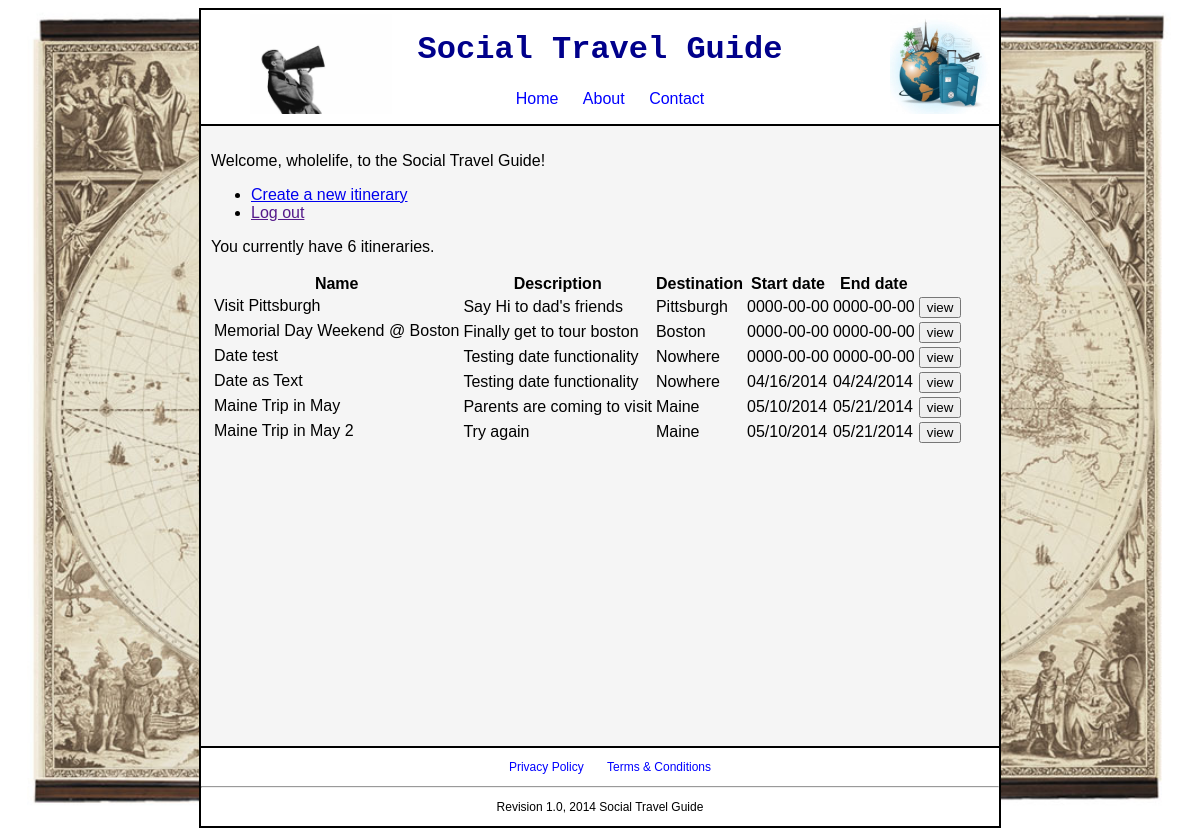
Page / (signed in) on the committed database.
### tables this page shows
CREATE TABLE IF NOT EXISTS `itinerary` (
  `itinerary_id` int(10) unsigned NOT NULL AUTO_INCREMENT,
  `itinerary_name` varchar(50) NOT NULL,
  `itinerary_desc` varchar(500) DEFAULT NULL COMMENT 'Itinerary description',
  `destination` varchar(50) NOT NULL,
  `start_date` text NOT NULL,
  `end_date` text NOT NULL,
  `user_id` int(10) unsigned NOT NULL COMMENT 'Foreign key for user table',
  `create_time` timestamp NOT NULL DEFAULT CURRENT_TIMESTAMP ON UPDATE CURRENT_TIMESTAMP,
  PRIMARY KEY (`itinerary_id`)
);

### util/main.php (called while the page is built, shortened)
<?php
$host = "http://localhost";
$uri = $_SERVER['REQUEST_URI'];
$dirs = explode('/', $uri);
$app_path = '/' . $dirs[1] . '/' . $dirs[2] . '/';
?>

### model/itinerary_db.php (called while the page is built, shortened)
<?php
require_once('database.php');
function get_itineraries($user_id)
{
	global $db;
    $query = 'SELECT * FROM itinerary
              WHERE user_id = :user_id'
			  ;
    try {
        $statement = $db->prepare($query);
        $statement->bindValue(':user_id', $user_id);
        $statement->execute();
        $result = $statement->fetchAll();
		return $result;
    } catch (PDOException $e) {
        display_db_error($e->getMessage());
    }
}
?>

### view/dashboard_view.php (the view, shortened to what this page needs)
<p>Welcome, <?php echo $_SESSION['username']; ?>, to the Social Travel Guide! </p>
   <ul>
   	<li><a href="view/new_itinerary.php">Create a new itinerary</a></li>
   	<li><a href="" onclick="logout(); return false;">Log out</a></li>
   </ul>
   <?php
include("model/itinerary_db.php");
$itineraries = get_itineraries($_SESSION['user_id']);
?>
   <p>You currently have <?php echo(count($itineraries)); ?>
   <?php
	if(count($itineraries) == 1)
	{
		echo "itinerary.";
	}
	else
	{
		echo "itineraries.";
	}
?>
   </p>
   <?php if(count($itineraries) > 0): ?>
   <div id="itinerary_details">
   	<form action="view/itinerary_details.php" method="post">
   	<table id="itinerary_table">
       	<tr>
           	<th>Name</th>
               <th>Description</th>
               <th>Destination</th>
               <th>Start date</th>
               <th>End date</th>
           </tr>
       <?php
	foreach($itineraries as $row)
	{
		echo "<tr>";
		echo "<td>" . $row['itinerary_name'] . "</td>";
		echo "<td>" . $row['itinerary_desc'] . "</td>";
		echo "<td>" . $row['destination'] . "</td>";
		echo "<td>" . $row['start_date'] . "</td>";
		echo "<td>" . $row['end_date'] . "</td>";
		echo "<td><button value='" . $row['itinerary_id'] . "'>view</button>";
		echo "</tr>";
	}
	?>
       </table>
       </form>
   </div>
   <?php else: ?>
   <?php endif ?>

### view/header.php (shortened to what this page needs)
<!doctype html>
<html>
<head>
<link href="<?php echo $host . $app_path?>css/styles.css" rel="stylesheet" type="text/css">
<link rel="stylesheet" href="<?php echo $host . $app_path?>js/jquery-ui-1.10.4/themes/base/jquery-ui.css">
</head>
<body>
<div id="wrapper">
	<div id="banner">
    <img class="logo" src="<?php echo $host . $app_path?>images/logo.jpg" alt="logo.jpg">
    <img class="megaphone" src="<?php echo $host . $app_path?>images/megaphone.jpg" alt="megaphone">
    <h1 id="title" class="text_center">Social Travel Guide</h1>
        <ul id="main_menu" class="menu">
            <li><a href="<?php echo $host . $app_path; ?>">Home</a></li>
            <li><a href="<?php echo $host . $app_path; ?>/view/about.php">About</a></li>
            <li><a href="<?php echo $host . $app_path; ?>/view/contact.php">Contact</a></li>
        </ul>
    </div>

### index.php (shortened to what this page needs)
<?php
require_once('util/main.php');
include("view/header.php");
?>
<div class="main_content_area">
<?php
if(isset($_SESSION['user_id']) && isset($_SESSION['username']))
{
	include("view/dashboard_view.php");
}
else
{
	include("view/login_view.php");
}
?>
</div>
<?php include("view/footer.php"); ?>

### view/footer.php
    <div class="footer">
        <ul id="footer_menu" class="menu">
            <li><a href="privacy_policy.php">Privacy Policy</a></li>
            <li><a href="terms.php">Terms &amp; Conditions</a></li>
        </ul>
        <hr />
        <p class="text_center">Revision 1.0, 2014 Social Travel Guide</p>
    </div>
</div>
</body>
</html>

### css/styles.css (style rules this page uses)
#wrapper { width:800px; margin-left:auto; margin-right:auto; background-color:white; border:1px solid black; position:relative; }
#banner { border:1px solid black; }
body { font-family:Arial, Helvetica, sans-serif; background-image:url(../images/World-Map.jpg); background-repeat:no-repeat; background-position:center; background-size:cover; background-color:white; }
#title { font-family:"Courier New", Courier, monospace; color:darkblue; }
img.logo { width:100px; height:100px; position:absolute;; top:0px; right:10px; margin-top:5px; }
img.megaphone { height:100px; position:absolute; top:0px; left:50px; margin-top:5px; }
.text_center { text-align:center; }
#main_menu, #footer_menu { text-align:center; }
#main_menu li, #footer_menu li { list-style-type:none; display:inline; padding-right:20px; }
.menu a:link { text-decoration:none; color:blue; }
.main_content_area { width:778px; height:600px; padding:10px; border:1px solid black; background-color:whitesmoke; }
.footer { border:1px solid black; font-size:12px; }
table, tr td:first-child { vertical-align:text-top; }

### rows in the picture
itinerary: itinerary_name "Visit Pittsburgh", itinerary_desc "Say Hi to dad's friends", destination "Pittsburgh", start_date "0000-00-00", end_date "0000-00-00", $row['itinerary_id'] 1 (drawn)
itinerary: itinerary_name "Memorial Day Weekend @ Boston", itinerary_desc "Finally get to tour boston", destination "Boston", start_date "0000-00-00", end_date "0000-00-00", $row['itinerary_id'] 2 (drawn)
itinerary: itinerary_name "Date test", itinerary_desc "Testing date functionality", destination "Nowhere", start_date "0000-00-00", end_date "0000-00-00", $row['itinerary_id'] 3 (drawn)
itinerary: itinerary_name "Date as Text", itinerary_desc "Testing date functionality", destination "Nowhere", start_date "04/16/2014", end_date "04/24/2014", $row['itinerary_id'] 4 (drawn)
itinerary: itinerary_name "Maine Trip in May", itinerary_desc "Parents are coming to visit", destination "Maine", start_date "05/10/2014", end_date "05/21/2014", $row['itinerary_id'] 5 (drawn)
itinerary: itinerary_name "Maine Trip in May 2", itinerary_desc "Try again", destination "Maine", start_date "05/10/2014", end_date "05/21/2014", $row['itinerary_id'] 6 (drawn)

### other values in the picture
$_SESSION['username'] "wholelife"
count($itineraries) "6"
